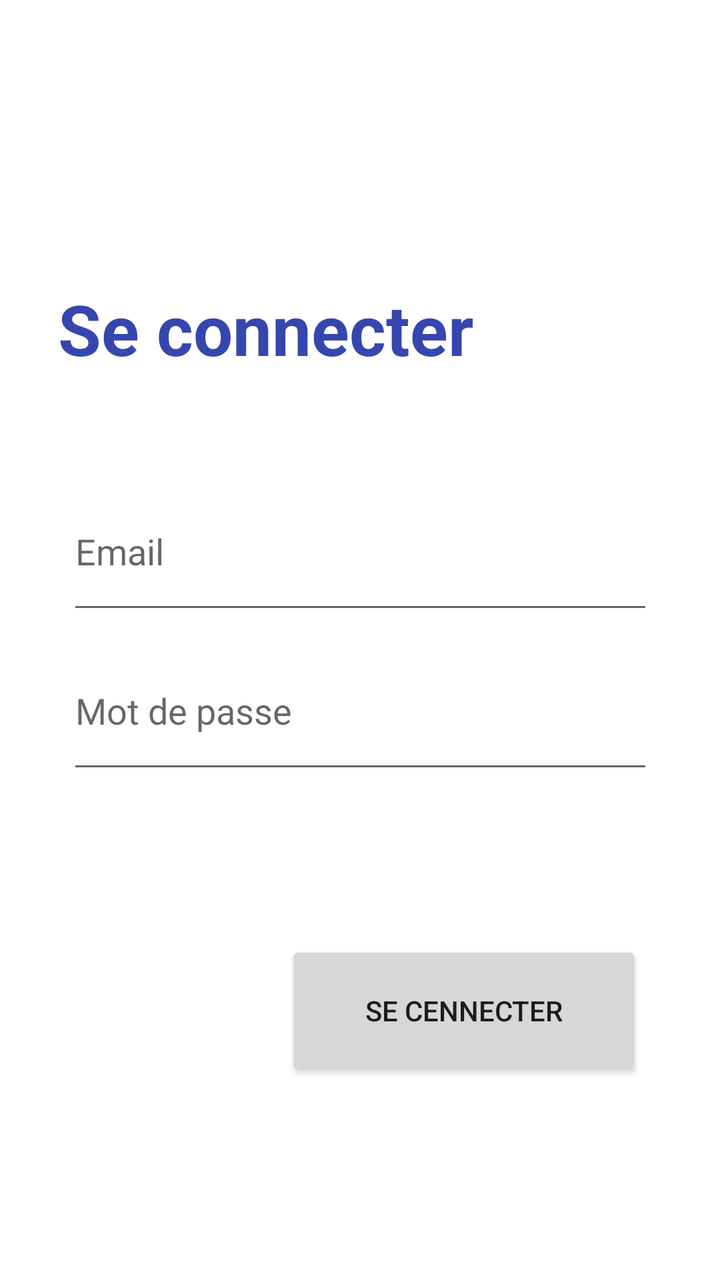
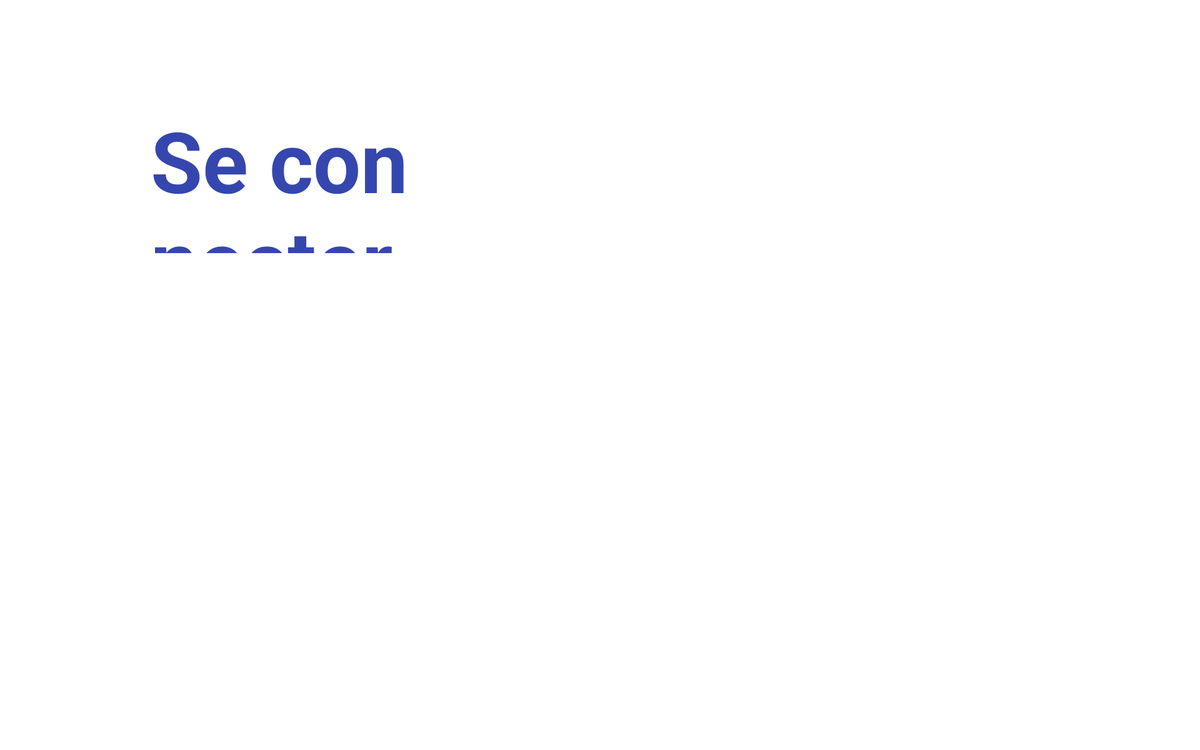

One screen, two layout resources from the same app: the default and the author's alternative for another configuration. Each is rendered where Android would select it; the XML of both is given below.
<!-- AndroidManifest.xml: application theme Theme.Tp2splashScreenloginStatic -->
<!-- res/layout/activity_login.xml -->
<?xml version="1.0" encoding="utf-8"?>
<androidx.constraintlayout.widget.ConstraintLayout xmlns:android="http://schemas.android.com/apk/res/android"
    xmlns:app="http://schemas.android.com/apk/res-auto"
    xmlns:tools="http://schemas.android.com/tools"
    android:id="@+id/container"
    android:layout_width="match_parent"
    android:layout_height="match_parent"
    android:background="@drawable/login_bk"
    android:contentDescription="@string/app_name"
    android:focusableInTouchMode="true"
    tools:context=".LoginActivity">


    <TextView
        android:id="@+id/textView"
        android:layout_width="216dp"
        android:layout_height="59dp"
        android:text="@string/LOGIN"
        android:textColor="#3547AE"
        android:textSize="35dp"
        android:textStyle="bold"
        app:layout_constraintBottom_toTopOf="@+id/guideline2"
        app:layout_constraintEnd_toStartOf="@+id/guideline8"
        app:layout_constraintHorizontal_bias="0.828"
        app:layout_constraintStart_toStartOf="parent"
        app:layout_constraintTop_toTopOf="parent"
        app:layout_constraintVertical_bias="0.94" />

    <androidx.constraintlayout.widget.Guideline
        android:id="@+id/guideline2"
        android:layout_width="wrap_content"
        android:layout_height="wrap_content"
        android:orientation="horizontal"
        app:layout_constraintGuide_begin="209dp" />

    <EditText
        android:id="@+id/email"
        android:layout_width="293dp"
        android:layout_height="76dp"
        android:ems="10"
        android:hint="@string/login_email_hint"
        android:inputType="textPersonName"
        android:textAlignment="viewStart"
        app:layout_constraintBottom_toBottomOf="parent"
        app:layout_constraintEnd_toEndOf="parent"
        app:layout_constraintStart_toStartOf="parent"
        app:layout_constraintTop_toTopOf="@+id/guideline2"
        app:layout_constraintVertical_bias="0.076" />

    <EditText
        android:id="@+id/password"
        android:layout_width="293dp"
        android:layout_height="76dp"
        android:ems="10"
        android:hint="@string/login_password_hint"
        android:inputType="textPassword"
        app:layout_constraintBottom_toBottomOf="parent"
        app:layout_constraintEnd_toEndOf="parent"
        app:layout_constraintStart_toStartOf="parent"
        app:layout_constraintTop_toBottomOf="@+id/email"
        app:layout_constraintVertical_bias="0.014" />

    <Button
        android:id="@+id/btn_login"
        android:layout_width="178dp"
        android:layout_height="70dp"
        android:layout_gravity="right"
        android:text="@string/login"
        app:layout_constraintBottom_toBottomOf="parent"
        app:layout_constraintEnd_toEndOf="parent"
        app:layout_constraintHorizontal_bias="0.785"
        app:layout_constraintStart_toStartOf="parent"
        app:layout_constraintTop_toBottomOf="@+id/password"
        app:layout_constraintVertical_bias="0.442" />

    <TextView
        android:id="@+id/toast_msg"
        android:layout_width="wrap_content"
        android:layout_height="wrap_content"
        android:text="@string/emptyvalues"
        android:textColor="#00FFFFFF"
        app:layout_constraintBottom_toBottomOf="parent"
        app:layout_constraintEnd_toEndOf="parent"
        app:layout_constraintHorizontal_bias="0.508"
        app:layout_constraintStart_toStartOf="parent"
        app:layout_constraintTop_toBottomOf="@+id/password"
        app:layout_constraintVertical_bias="0.204" />

    <androidx.constraintlayout.widget.Guideline
        android:id="@+id/guideline8"
        android:layout_width="wrap_content"
        android:layout_height="wrap_content"
        android:orientation="vertical"
        app:layout_constraintGuide_begin="251dp" />

</androidx.constraintlayout.widget.ConstraintLayout>
<!-- resources referenced by this layout -->
<resources>
  <string name="LOGIN">Se connecter</string>
  <string name="app_name">Application</string>
  <string name="emptyvalues">Email et mot de passe ne doivent pas etre vide</string>
  <string name="login">Se cennecter</string>
  <string name="login_email_hint">Email</string>
  <string name="login_password_hint">Mot de passe</string>
  <style name="Theme.Tp2splashScreenloginStatic" parent="Theme.MaterialComponents.DayNight.NoActionBar">
          
          <item name="colorPrimary">@color/purple_500</item>
          <item name="colorPrimaryVariant">@color/purple_700</item>
          <item name="colorOnPrimary">@color/white</item>
          
          <item name="colorSecondary">@color/teal_200</item>
          <item name="colorSecondaryVariant">@color/teal_700</item>
          <item name="colorOnSecondary">@color/black</item>
          
          <item name="android:statusBarColor" tools:targetApi="l">?attr/colorPrimaryVariant</item>
          
      </style>
</resources>
<!-- res/layout-w1240dp/activity_login.xml (the author's variant of the layout above) -->
<!-- drawn on a large tablet held sideways -->
<?xml version="1.0" encoding="utf-8"?>
<androidx.constraintlayout.widget.ConstraintLayout xmlns:android="http://schemas.android.com/apk/res/android"
    xmlns:app="http://schemas.android.com/apk/res-auto"
    xmlns:tools="http://schemas.android.com/tools"
    android:id="@+id/container"
    android:layout_width="match_parent"
    android:layout_height="match_parent"
    android:background="@drawable/login_bk"
    android:contentDescription="@string/app_name"
    android:focusableInTouchMode="true"
    tools:context=".ui.login.LoginActivity">


    <TextView
        android:id="@+id/textView"
        android:layout_width="287dp"
        android:layout_height="159dp"
        android:text="@string/LOGIN"
        android:textColor="#3547AE"
        android:textSize="90dp"
        android:textStyle="bold"
        app:layout_constraintBottom_toTopOf="@+id/guideline2"
        app:layout_constraintEnd_toEndOf="parent"
        app:layout_constraintHorizontal_bias="0.162"
        app:layout_constraintStart_toStartOf="parent"
        app:layout_constraintTop_toTopOf="parent"
        app:layout_constraintVertical_bias="0.735" />

    <androidx.constraintlayout.widget.Guideline
        android:id="@+id/guideline2"
        android:layout_width="wrap_content"
        android:layout_height="wrap_content"
        android:orientation="horizontal"
        app:layout_constraintGuide_begin="310dp" />
</androidx.constraintlayout.widget.ConstraintLayout>
<!-- resources referenced by the variant -->
<!-- as a large tablet held sideways resolves them -->
<resources>
  <string name="LOGIN">Se connecter</string>
  <string name="app_name">Application</string>
  <style name="Theme.Tp2splashScreenloginStatic" parent="Theme.MaterialComponents.DayNight.NoActionBar">
          
          <item name="colorPrimary">@color/purple_500</item>
          <item name="colorPrimaryVariant">@color/purple_700</item>
          <item name="colorOnPrimary">@color/white</item>
          
          <item name="colorSecondary">@color/teal_200</item>
          <item name="colorSecondaryVariant">@color/teal_700</item>
          <item name="colorOnSecondary">@color/black</item>
          
          <item name="android:statusBarColor" tools:targetApi="l">?attr/colorPrimaryVariant</item>
          
      </style>
</resources>
